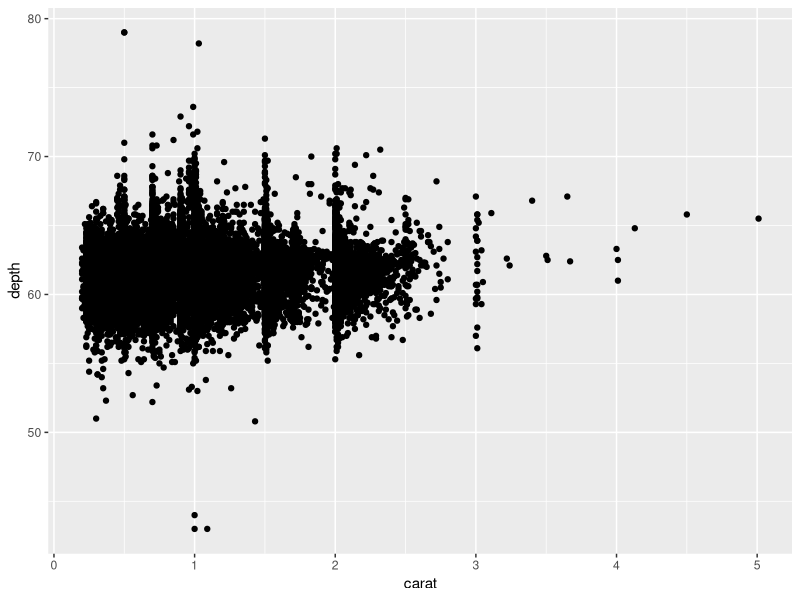
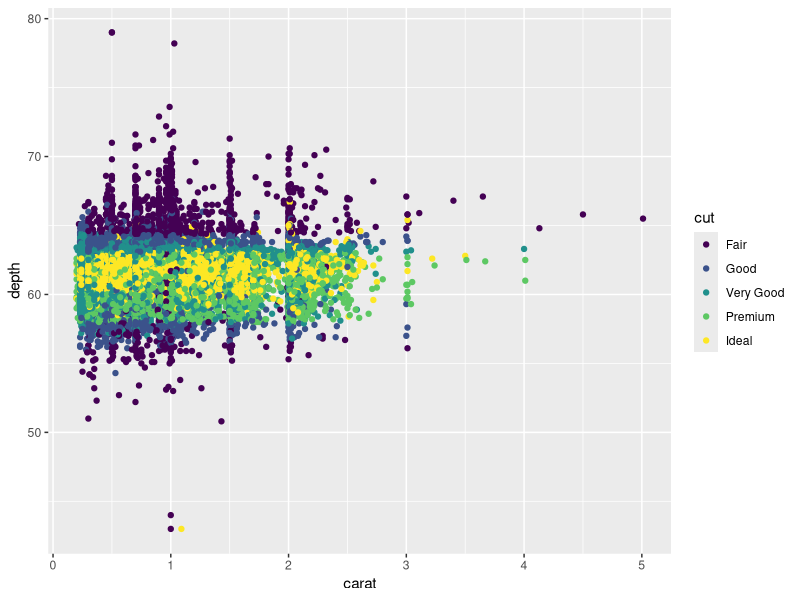
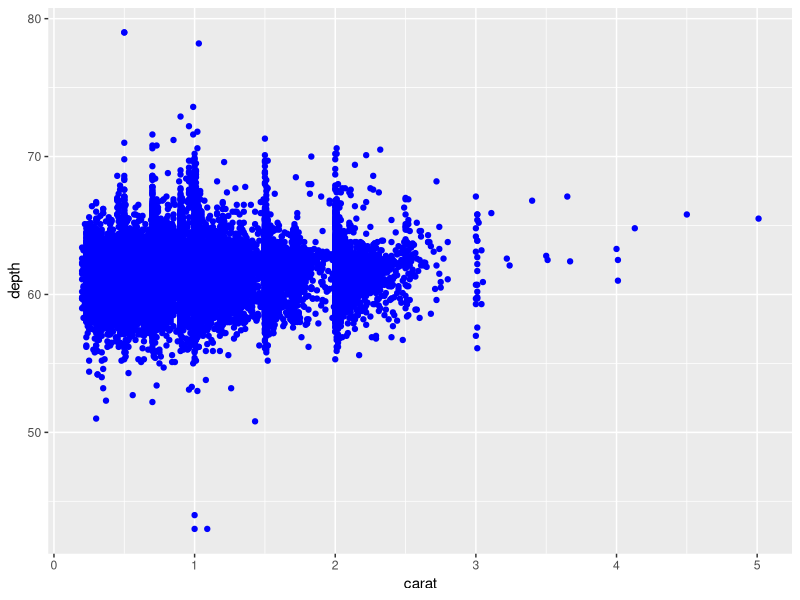

Write R code to recreate these figures, in order.
## ---- chunk 1
#| echo: false
#| message: false

library(tidyverse)
## ---- chunk 2
ggplot(data = diamonds, mapping = aes(x = carat, y = depth)) + 
  geom_point()
## ---- chunk 3
ggplot(data = diamonds, mapping = aes(x = carat, y = depth)) + 
  geom_point(mapping = aes(color = cut))
## ---- chunk 4
ggplot(data = diamonds, mapping = aes(x = carat, y = depth)) + 
  geom_point(mapping = aes(), color = "blue")
